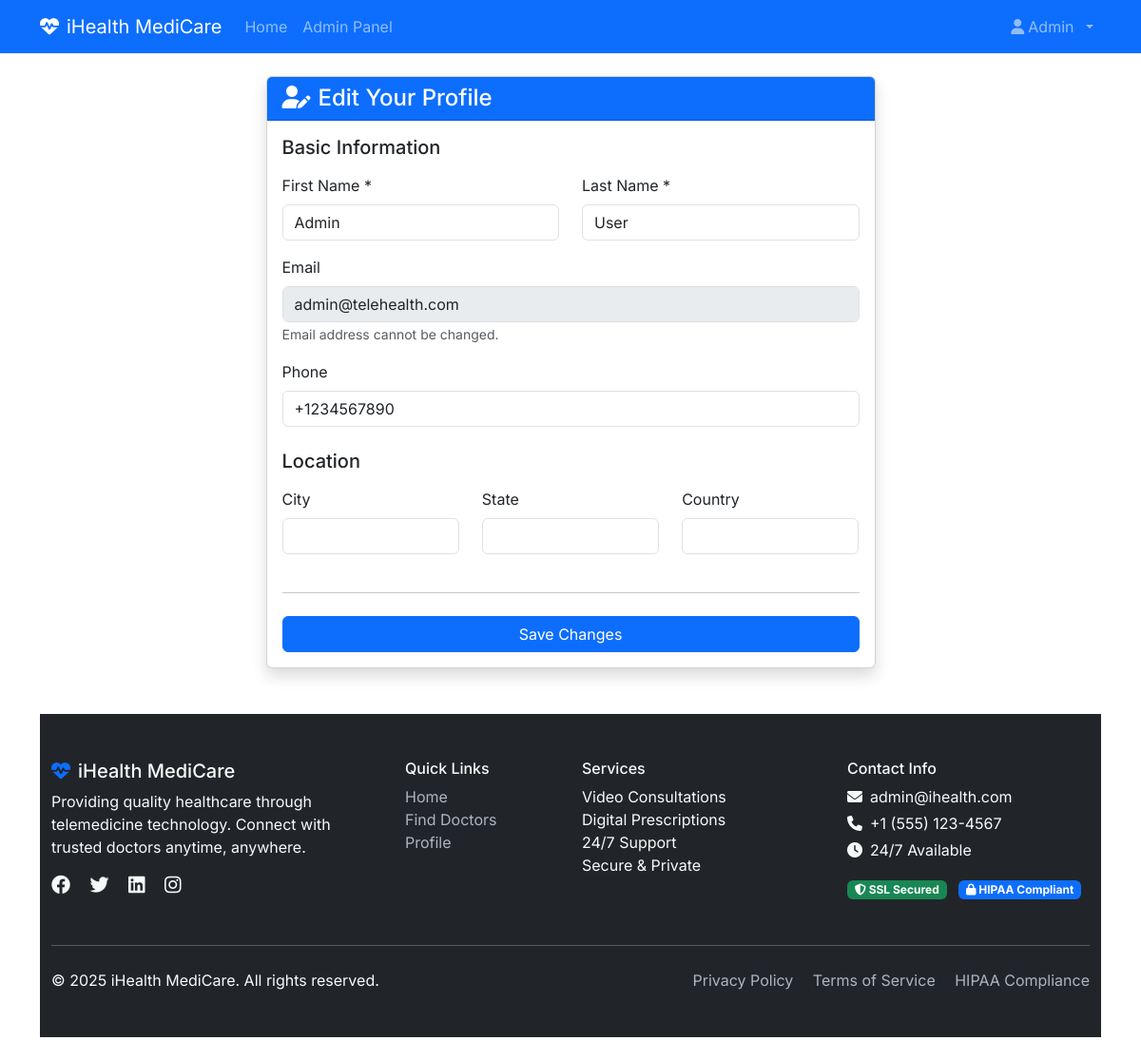
Before: /profile.php (signed in) with the older database file.
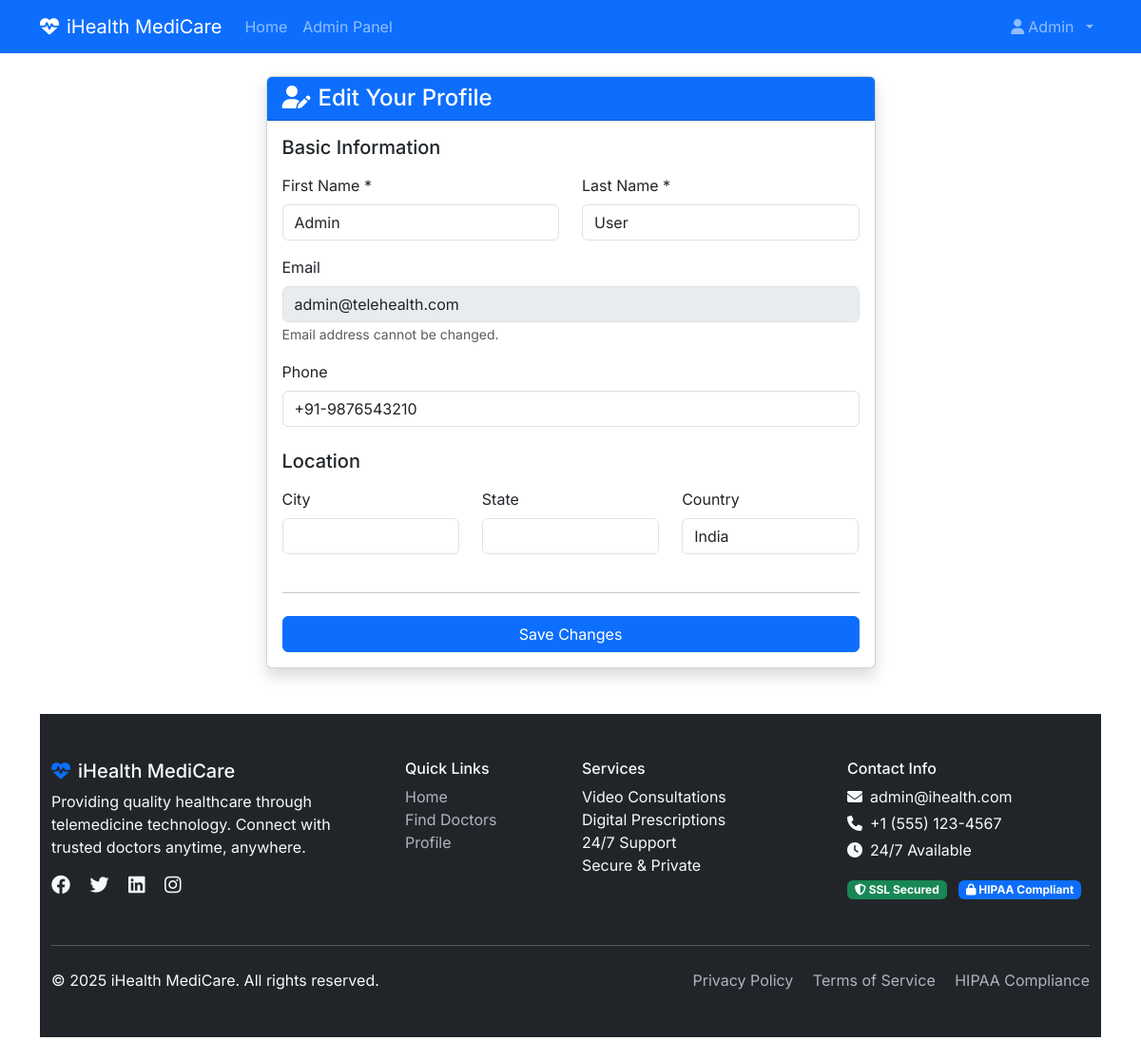
After: the same page with the newer database file.
### tables this page shows
CREATE TABLE users (
    id INT PRIMARY KEY AUTO_INCREMENT,
    username VARCHAR(50) UNIQUE NOT NULL,
    email VARCHAR(100) UNIQUE NOT NULL,
    password VARCHAR(255) NOT NULL,
    role ENUM('admin', 'doctor', 'patient') NOT NULL,
    first_name VARCHAR(50) NOT NULL,
    last_name VARCHAR(50) NOT NULL,
    phone VARCHAR(20),
    profile_picture VARCHAR(255),
    address TEXT,
    city VARCHAR(100),
    state VARCHAR(100),
    country VARCHAR(100) DEFAULT 'India',
    postal_code VARCHAR(20),
    date_of_birth DATE,
    gender ENUM('male', 'female', 'other'),
    status ENUM('active', 'inactive', 'suspended') DEFAULT 'active',
    email_verified BOOLEAN DEFAULT FALSE,
    created_at TIMESTAMP DEFAULT CURRENT_TIMESTAMP,
    updated_at TIMESTAMP DEFAULT CURRENT_TIMESTAMP ON UPDATE CURRENT_TIMESTAMP,

    INDEX idx_role (role),
    INDEX idx_status (status),
    INDEX idx_email (email)
);

### profile.php (the view, shortened to what this page needs)
<?php
require_once 'includes/db_connect.php';
$user_id = $_SESSION['user_id'];
try {
    $sql = "SELECT u.*, dp.*, pp.*, s.name as specialization, s.id as specialization_id
            FROM users u
            LEFT JOIN doctor_profiles dp ON u.id = dp.user_id
            LEFT JOIN patient_profiles pp ON u.id = pp.user_id
            LEFT JOIN specializations s ON dp.specialization_id = s.id
            WHERE u.id = ?";
    $stmt = $db->prepare($sql);
    $stmt->execute([$user_id]);
    $user = $stmt->fetch(PDO::FETCH_ASSOC);
} catch (PDOException $e) {
    die("Database error: Could not fetch user data. " . $e->getMessage());
}
require_once 'includes/header.php';
?>
<div class="row justify-content-center">
    <div class="col-md-8 col-lg-7">
        <div class="card shadow">
            <div class="card-header bg-primary text-white">
                <h4 class="mb-0"><i class="fas fa-user-edit me-2"></i>Edit Your Profile</h4>
            </div>
            <div class="card-body">
                <form method="POST" action="">
                    <h5 class="mb-3">Basic Information</h5>
                    <div class="row">
                        <div class="col-md-6 mb-3">
                            <label for="first_name" class="form-label">First Name *</label>
                            <input type="text" class="form-control" id="first_name" name="first_name" value="<?php echo htmlspecialchars($user['first_name']); ?>" required>
                        </div>
                        <div class="col-md-6 mb-3">
                            <label for="last_name" class="form-label">Last Name *</label>
                            <input type="text" class="form-control" id="last_name" name="last_name" value="<?php echo htmlspecialchars($user['last_name']); ?>" required>
                        </div>
                    </div>
                    <div class="mb-3">
                        <label for="email" class="form-label">Email</label>
                        <input type="email" class="form-control" id="email" name="email" value="<?php echo htmlspecialchars($user['email']); ?>" disabled>
                        <small class="text-muted">Email address cannot be changed.</small>
                    </div>
                    <div class="mb-3">
                        <label for="phone" class="form-label">Phone</label>
                        <input type="tel" class="form-control" id="phone" name="phone" value="<?php echo htmlspecialchars($user['phone'] ?? ''); ?>">
                    </div>
                    <h5 class="mt-4 mb-3">Location</h5>
                    <div class="row">
                        <div class="col-md-4 mb-3">
                            <label for="city" class="form-label">City</label>
                            <input type="text" class="form-control" id="city" name="city" value="<?php echo htmlspecialchars($user['city'] ?? ''); ?>">
                        </div>
                        <div class="col-md-4 mb-3">
                            <label for="state" class="form-label">State</label>
                            <input type="text" class="form-control" id="state" name="state" value="<?php echo htmlspecialchars($user['state'] ?? ''); ?>">
                        </div>
                        <div class="col-md-4 mb-3">
                            <label for="country" class="form-label">Country</label>
                            <input type="text" class="form-control" id="country" name="country" value="<?php echo htmlspecialchars($user['country'] ?? ''); ?>">
                        </div>
                    </div>
                    <hr class="my-4">
                    <div class="d-grid mt-4">
                        <button type="submit" class="btn btn-primary">Save Changes</button>
                    </div>
                </form>
            </div>
        </div>
    </div>
</div>
<?php require_once 'includes/footer.php'; ?>

Changed rows visible on the page:
changed users "Admin": phone "+1234567890" → "+91-9876543210"; country (not shown) → "India"
